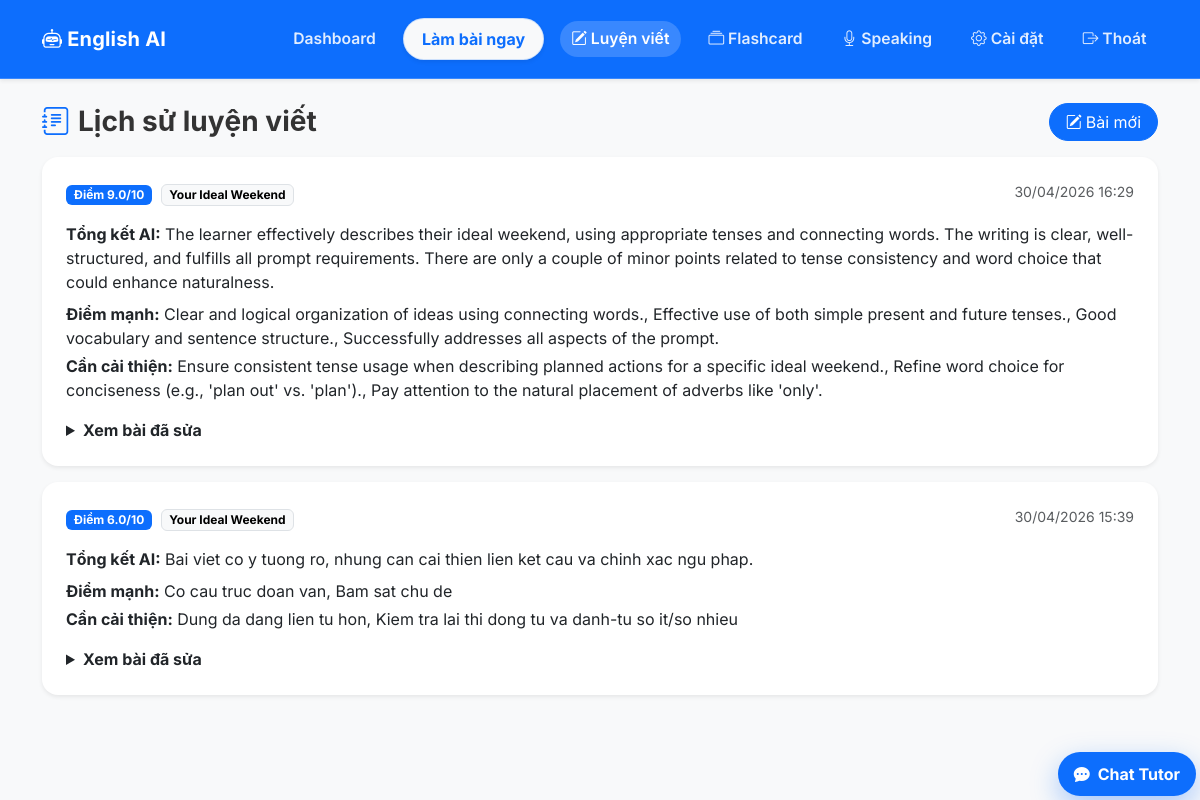
The page /writing/history (signed in) on the database as committed earlier.
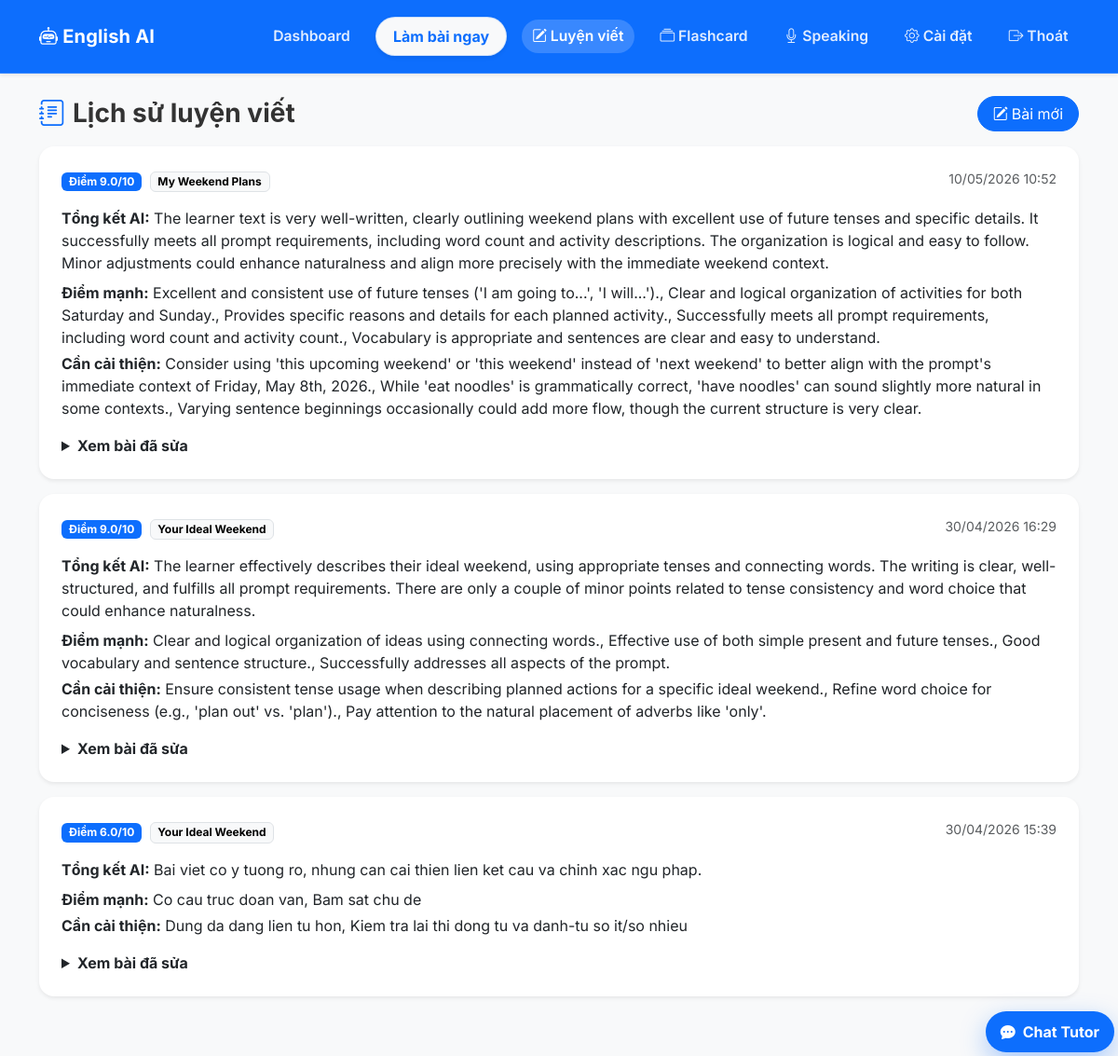
The same page on the database as committed later.
### app/models.py (models this page shows)
class WritingSubmission(db.Model):
    __tablename__ = 'writing_submissions'
    id: Mapped[int] = mapped_column(primary_key=True)
    user_id: Mapped[int] = mapped_column(ForeignKey('users.id'), index=True)
    prompt_id: Mapped[Optional[int]] = mapped_column(ForeignKey('writing_prompts.id'), index=True)
    submission_type: Mapped[str] = mapped_column(String(32), default='essay')
    content: Mapped[str] = mapped_column(Text)
    score: Mapped[float] = mapped_column(Float, default=0.0)
    corrected_text: Mapped[Optional[str]] = mapped_column(Text)
    feedback_summary: Mapped[Optional[str]] = mapped_column(Text)
    strengths: Mapped[list] = mapped_column(JSON, default=list)
    improvement_points: Mapped[list] = mapped_column(JSON, default=list)
    error_tags: Mapped[list] = mapped_column(JSON, default=list)
    created_at: Mapped[datetime] = mapped_column(DateTime, default=lambda: datetime.now(timezone.utc))
    user: Mapped["User"] = relationship("User", back_populates="writing_submissions")
    prompt: Mapped[Optional["WritingPrompt"]] = relationship("WritingPrompt", back_populates="submissions")

class WritingPrompt(db.Model):
    __tablename__ = 'writing_prompts'
    id: Mapped[int] = mapped_column(primary_key=True)
    prompt_date: Mapped[str] = mapped_column(String(10), unique=True, index=True)
    topic: Mapped[str] = mapped_column(String(255))
    instructions: Mapped[str] = mapped_column(Text)
    sample_outline: Mapped[list] = mapped_column(JSON, default=list)
    created_at: Mapped[datetime] = mapped_column(DateTime, default=lambda: datetime.now(timezone.utc))
    submissions: Mapped[list["WritingSubmission"]] = relationship("WritingSubmission", back_populates="prompt")

### app/routes/writing.py (the view)
@writing_bp.route('/history', methods=['GET'])
@login_required
def history():
    try:
        page = max(1, int(request.args.get('page', '1')))
    except ValueError:
        page = 1
    page_size = 5
    base_query = (
        db.select(WritingSubmission)
        .where(WritingSubmission.user_id == current_user.id)
        .order_by(WritingSubmission.created_at.desc())
    )
    all_rows = db.session.execute(base_query).scalars().all()
    total_items = len(all_rows)
    start = (page - 1) * page_size
    end = start + page_size
    rows = all_rows[start:end]
    return render_template(
        'writing_history.html',
        submissions=rows,
        page=page,
        has_prev=page > 1,
        has_more=end < total_items,
    )

### app/models.py (called while the page is built)
@login.user_loader
def load_user(id: str):
    return db.session.get(User, int(id))

### app/templates/writing_history.html (shortened to what this page needs)
{% extends 'base.html' %}
{% block content %}
<div class="row mt-4">
    <div class="col-12">
        <div class="d-flex justify-content-between align-items-center mb-3">
            <h3 class="fw-bold mb-0"><i class="bi bi-journal-text text-primary me-2"></i>Lịch sử luyện viết</h3>
            <a href="{{ url_for('writing.practice') }}" class="btn btn-primary rounded-pill px-3">
                <i class="bi bi-pencil-square me-1"></i>Bài mới
            </a>
        </div>
        {% for item in submissions %}
        <div class="card border-0 shadow-sm rounded-4 mb-3">
            <div class="card-body p-4">
                <div class="d-flex flex-wrap justify-content-between gap-2 mb-3">
                    <div>
                        <span class="badge text-bg-primary">Điểm {{ item.score|round(1) }}/10</span>
                        {% if item.prompt %}
                        <span class="badge text-bg-light border ms-1">{{ item.prompt.topic }}</span>
                        {% endif %}
                    </div>
                    <small class="text-muted">{{ item.created_at.strftime('%d/%m/%Y %H:%M') }}</small>
                </div>
                <p class="mb-2"><strong>Tổng kết AI:</strong> {{ item.feedback_summary }}</p>
                {% if item.strengths %}
                <p class="mb-1"><strong>Điểm mạnh:</strong> {{ item.strengths|join(', ') }}</p>
                {% endif %}
                {% if item.improvement_points %}
                <p class="mb-3"><strong>Cần cải thiện:</strong> {{ item.improvement_points|join(', ') }}</p>
                {% endif %}
                <details>
                    <summary class="fw-bold">Xem bài đã sửa</summary>
                </details>
            </div>
        </div>
        {% else %}
        <div class="alert alert-light border">Chưa có lịch sử bài viết.</div>
        {% endfor %}
    </div>
</div>
{% endblock %}

Rows that differ between the two databases and show on the page:
added WritingSubmission: score "9.0", prompt.topic "My Weekend Plans", created_at "10/05/2026 10:52", feedback_summary "The learner text is very well-written, clearly outlining weekend plans with excellent use of future tenses and specific details. It successfully meets all prompt requirements, including word count and activity descriptions. The organization is logical and easy to follow. Minor adjustments could enhance naturalness and align more precisely with the immediate weekend context.", strengths "Excellent and consistent use of future tenses ('I am going to...', 'I will...')., Clear and logical organization of activities for both Saturday and Sunday., Provides specific reasons and details for each planned activity., Successfully meets all prompt requirements, including word count and activity count., Vocabulary is appropriate and sentences are clear and easy to understand.", improvement_points "Consider using 'this upcoming weekend' or 'this weekend' instead of 'next weekend' to better align with the prompt's immediate context of Friday, May 8th, 2026., While 'eat noodles' is grammatically correct, 'have noodles' can sound slightly more natural in some contexts., Varying sentence beginnings occasionally could add more flow, though the current structure is very clear."
